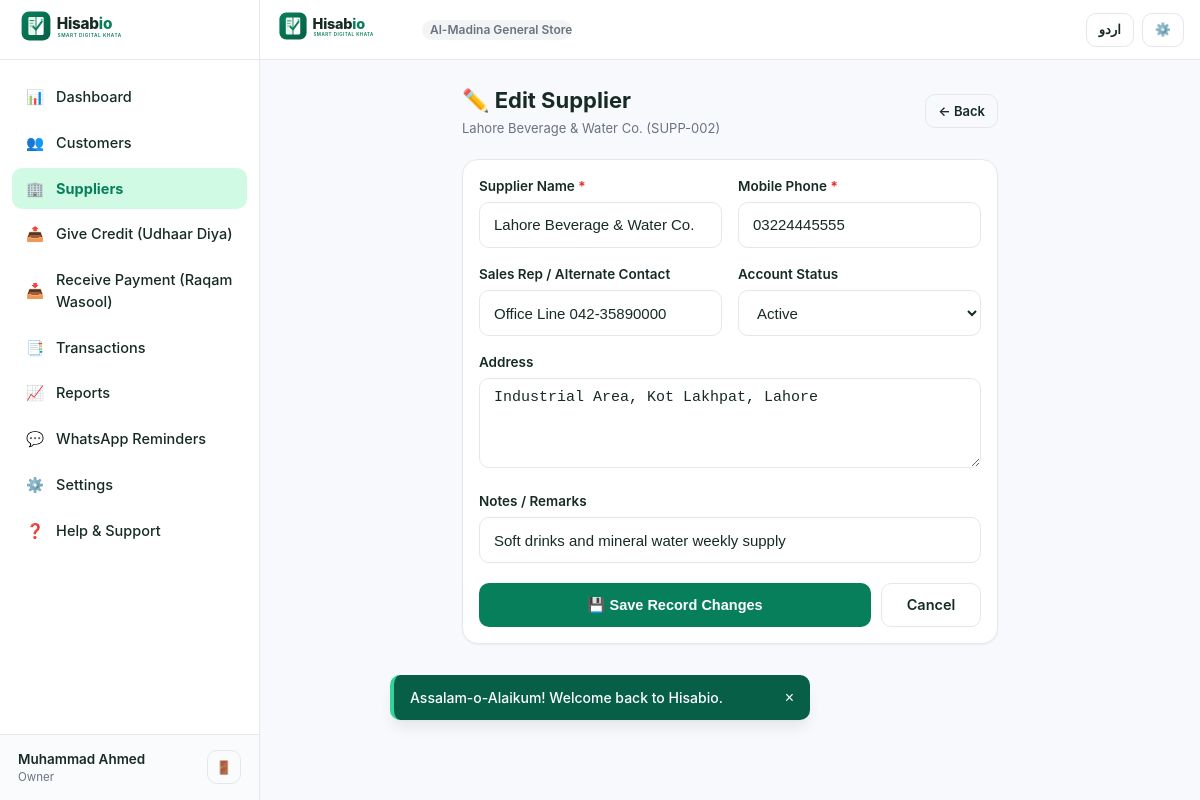
The app's page /supplier-edit.php?id=2 (signed in) with its own data.
### tables this page shows
CREATE TABLE `users` (
  `id` INT UNSIGNED AUTO_INCREMENT PRIMARY KEY,
  `full_name` VARCHAR(150) NOT NULL,
  `email` VARCHAR(191) NULL,
  `mobile` VARCHAR(25) NOT NULL,
  `password_hash` VARCHAR(255) NOT NULL,
  `status` ENUM('active', 'inactive', 'suspended') DEFAULT 'active',
  `created_at` DATETIME NOT NULL DEFAULT CURRENT_TIMESTAMP,
  `updated_at` DATETIME NOT NULL DEFAULT CURRENT_TIMESTAMP ON UPDATE CURRENT_TIMESTAMP,
  UNIQUE KEY `idx_users_mobile` (`mobile`),
  KEY `idx_users_email` (`email`)
);

CREATE TABLE `roles` (
  `id` INT UNSIGNED AUTO_INCREMENT PRIMARY KEY,
  `business_id` INT UNSIGNED NOT NULL,
  `role_name` VARCHAR(100) NOT NULL,
  `permissions` JSON NULL,
  `created_at` DATETIME NOT NULL DEFAULT CURRENT_TIMESTAMP,
  CONSTRAINT `fk_roles_business` FOREIGN KEY (`business_id`) REFERENCES `businesses` (`id`) ON DELETE CASCADE
);

CREATE TABLE `businesses` (
  `id` INT UNSIGNED AUTO_INCREMENT PRIMARY KEY,
  `business_name` VARCHAR(200) NOT NULL,
  `business_code` VARCHAR(50) NOT NULL UNIQUE,
  `owner_user_id` INT UNSIGNED NOT NULL,
  `business_category` VARCHAR(100) DEFAULT 'General Store',
  `logo` VARCHAR(255) NULL,
  `currency` VARCHAR(10) DEFAULT 'PKR',
  `country` VARCHAR(50) DEFAULT 'Pakistan',
  `city` VARCHAR(100) DEFAULT 'Lahore',
  `address` TEXT NULL,
  `phone` VARCHAR(25) NULL,
  `receipt_footer` TEXT NULL,
  `timezone` VARCHAR(50) DEFAULT 'Asia/Karachi',
  `language` VARCHAR(10) DEFAULT 'en',
  `status` ENUM('active', 'inactive') DEFAULT 'active',
  `created_at` DATETIME NOT NULL DEFAULT CURRENT_TIMESTAMP,
  `updated_at` DATETIME NOT NULL DEFAULT CURRENT_TIMESTAMP ON UPDATE CURRENT_TIMESTAMP,
  CONSTRAINT `fk_businesses_owner` FOREIGN KEY (`owner_user_id`) REFERENCES `users` (`id`) ON DELETE CASCADE
);

CREATE TABLE `suppliers` (
  `id` INT UNSIGNED AUTO_INCREMENT PRIMARY KEY,
  `business_id` INT UNSIGNED NOT NULL,
  `supplier_code` VARCHAR(50) NOT NULL,
  `name` VARCHAR(150) NOT NULL,
  `mobile` VARCHAR(25) NOT NULL,
  `alternate_contact` VARCHAR(100) NULL,
  `address` TEXT NULL,
  `notes` TEXT NULL,
  `status` ENUM('active', 'archived') DEFAULT 'active',
  `created_by` INT UNSIGNED NULL,
  `created_at` DATETIME NOT NULL DEFAULT CURRENT_TIMESTAMP,
  `updated_at` DATETIME NOT NULL DEFAULT CURRENT_TIMESTAMP ON UPDATE CURRENT_TIMESTAMP,
  `archived_at` DATETIME NULL,
  UNIQUE KEY `idx_supp_code_bus` (`business_id`, `supplier_code`),
  KEY `idx_supp_mobile_bus` (`business_id`, `mobile`),
  KEY `idx_supp_name_bus` (`business_id`, `name`),
  CONSTRAINT `fk_suppliers_business` FOREIGN KEY (`business_id`) REFERENCES `businesses` (`id`) ON DELETE CASCADE
);

### includes/lang.php (called while the page is built, shortened)
<?php
function get_current_lang(): string {
    return $_SESSION['app_lang'] ?? 'en';
}
function is_rtl(): bool {
    return get_current_lang() === 'ur';
}
function get_translations(): array {
    static $dict = null;
    if ($dict !== null) {
        return $dict;
    }
    return $dict;
}
function __(string $key): string {
    $lang = get_current_lang();
    $translations = get_translations();
    return $translations[$lang][$key] ?? $translations['en'][$key] ?? $key;
}

### includes/auth.php (called while the page is built, shortened)
<?php
function is_logged_in(): bool {
    return !empty($_SESSION['user_id']) && !empty($_SESSION['business_id']);
}
function current_user(): ?array {
    $pdo = get_db();
    $stmt = $pdo->prepare("SELECT id, full_name, email, mobile, status FROM users WHERE id = ?");
    $stmt->execute([$_SESSION['user_id']]);
    $user = $stmt->fetch() ?: null;
    return $user;
}
function current_business(): ?array {
    static $business = null;
    if ($business !== null) {
        return $business;
    }
    $pdo = get_db();
    $stmt = $pdo->prepare("
        SELECT b.*, r.role_name, r.permissions
        FROM businesses b
        JOIN business_users bu ON bu.business_id = b.id
        JOIN roles r ON r.id = bu.role_id
        WHERE b.id = ? AND bu.user_id = ? AND b.status = 'active'
    ");
    $stmt->execute([$_SESSION['business_id'], $_SESSION['user_id']]);
    $business = $stmt->fetch() ?: null;
    return $business;
}

### supplier-edit.php (the view, shortened to what this page needs)
<?php
require_once __DIR__ . '/includes/auth.php';
$biz = current_business();
$biz_id = (int)$biz['id'];
$supplier_id = (int)($_GET['id'] ?? 0);
$pdo = get_db();
$stmt = $pdo->prepare("SELECT * FROM suppliers WHERE id = ? AND business_id = ?");
$stmt->execute([$supplier_id, $biz_id]);
$supplier = $stmt->fetch();
include __DIR__ . '/includes/header.php';
?>
<div class="page-container" style="max-width: 600px;">
  <div class="page-header">
    <div>
      <h1 class="page-title">✏️ Edit Supplier</h1>
      <p class="page-subtitle"><?= htmlspecialchars($supplier['name']) ?> (<?= htmlspecialchars($supplier['supplier_code']) ?>)</p>
    </div>
    <a href="<?= BASE_URL ?>supplier-profile.php?id=<?= $supplier['id'] ?>" class="btn btn-outline btn-sm">
      ← <?= __('back') ?>
    </a>
  </div>
  <div class="card">
    <form method="POST" action="" data-loading-state>
      <div class="form-row">
        <div class="form-group">
          <label class="form-label" for="name">
            <?= __('supplier_name') ?> <span class="required">*</span>
          </label>
          <input
            type="text"
            id="name"
            name="name"
            class="form-control"
            value="<?= htmlspecialchars($supplier['name']) ?>"
            required
          >
        </div>
        <div class="form-group">
          <label class="form-label" for="mobile">
            <?= __('phone') ?> <span class="required">*</span>
          </label>
          <input
            type="tel"
            id="mobile"
            name="mobile"
            class="form-control"
            value="<?= htmlspecialchars($supplier['mobile']) ?>"
            required
          >
        </div>
      </div>
      <div class="form-row">
        <div class="form-group">
          <label class="form-label" for="alternate_contact">Sales Rep / Alternate Contact</label>
          <input
            type="text"
            id="alternate_contact"
            name="alternate_contact"
            class="form-control"
            value="<?= htmlspecialchars($supplier['alternate_contact'] ?? '') ?>"
          >
        </div>
        <div class="form-group">
          <label class="form-label" for="status">Account Status</label>
          <select id="status" name="status" class="form-control">
            <option value="active" <?= $supplier['status'] === 'active' ? 'selected' : '' ?>>Active</option>
          </select>
        </div>
      </div>
      <div class="form-group">
        <label class="form-label" for="address">Address</label>
        <textarea id="address" name="address" class="form-control" rows="2"><?= htmlspecialchars($supplier['address'] ?? '') ?></textarea>
      </div>
      <div class="form-group">
        <label class="form-label" for="notes"><?= __('notes') ?></label>
        <input type="text" id="notes" name="notes" class="form-control" value="<?= htmlspecialchars($supplier['notes'] ?? '') ?>">
      </div>
      <div style="display: flex; gap: 10px; margin-top: 20px;">
        <button type="submit" class="btn btn-primary" style="flex: 1;" data-loading-text="Saving Changes...">
          💾 <?= __('save') ?> Changes
        </button>
        <a href="<?= BASE_URL ?>supplier-profile.php?id=<?= $supplier['id'] ?>" class="btn btn-outline" style="min-width: 100px;">
          <?= __('cancel') ?>
        </a>
      </div>
    </form>
  </div>
</div>
<?php include __DIR__ . '/includes/footer.php'; ?>

### includes/header.php (shortened to what this page needs)
<?php
require_once __DIR__ . '/auth.php';
require_once __DIR__ . '/lang.php';
$current_user = current_user();
$current_business = current_business();
$is_rtl = is_rtl();
$lang = get_current_lang();
?>
<!DOCTYPE html>
<html lang="<?= $lang ?>" dir="<?= $is_rtl ? 'rtl' : 'ltr' ?>">
<head>
  <link rel="stylesheet" href="<?= BASE_URL ?>assets/css/style.css?v=<?= APP_VERSION ?>">
  <link rel="stylesheet" href="<?= BASE_URL ?>assets/css/responsive.css?v=<?= APP_VERSION ?>">
  <link rel="stylesheet" href="<?= BASE_URL ?>assets/css/animations.css?v=<?= APP_VERSION ?>">
  <link rel="stylesheet" href="<?= BASE_URL ?>assets/css/print.css?v=<?= APP_VERSION ?>" media="print">
</head>
<body class="page-enter">
  <div class="app-layout">
    <?php if (is_logged_in()): ?>
      <?php include __DIR__ . '/sidebar.php'; ?>
    <?php endif; ?>
    <main class="main-content">
      <header class="app-header no-print">
        <div class="header-brand">
          <a href="<?= is_logged_in() ? BASE_URL . 'dashboard.php' : BASE_URL . 'login.php' ?>" class="d-flex align-items-center">
            <img src="<?= BASE_URL ?>assets/images/logo.svg" alt="Hisabio Logo">
          </a>
          <?php if ($current_business): ?>
            <span class="badge badge-neutral" style="max-width: 150px; overflow: hidden; text-overflow: ellipsis; white-space: nowrap;">
              <?= htmlspecialchars($current_business['business_name']) ?>
            </span>
          <?php endif; ?>
        </div>
        <div class="header-actions">
          <?php if ($lang === 'en'): ?>
            <a href="?lang=ur" class="btn btn-outline btn-sm" title="اردو میں تبدیل کریں">اردو</a>
          <?php else: ?>
            <a href="?lang=en" class="btn btn-outline btn-sm" title="Switch to English">English</a>
          <?php endif; ?>
          <?php if (is_logged_in()): ?>
            <a href="<?= BASE_URL ?>settings.php" class="btn btn-outline btn-sm" title="<?= __('settings') ?>" aria-label="<?= __('settings') ?>">
              ⚙️
            </a>
          <?php else: ?>
            <a href="<?= BASE_URL ?>login.php" class="btn btn-primary btn-sm"><?= __('login') ?></a>
          <?php endif; ?>
        </div>
      </header>

### includes/sidebar.php
<?php
$current_page = basename($_SERVER['PHP_SELF'] ?? '');
?>
<aside class="app-sidebar no-print">
  <div class="sidebar-header">
    <a href="<?= BASE_URL ?>dashboard.php">
      <img src="<?= BASE_URL ?>assets/images/logo.svg" alt="Hisabio">
    </a>
  </div>
  <nav class="sidebar-nav">
    <a href="<?= BASE_URL ?>dashboard.php" class="sidebar-link <?= $current_page === 'dashboard.php' ? 'active' : '' ?>">
      <span>📊</span>
      <span><?= __('dashboard') ?></span>
    </a>
    <a href="<?= BASE_URL ?>customers.php" class="sidebar-link <?= in_array($current_page, ['customers.php', 'customer-add.php', 'customer-edit.php', 'customer-profile.php', 'customer-ledger.php', 'customer-statement.php'], true) ? 'active' : '' ?>">
      <span>👥</span>
      <span><?= __('customers') ?></span>
    </a>
    <a href="<?= BASE_URL ?>suppliers.php" class="sidebar-link <?= in_array($current_page, ['suppliers.php', 'supplier-add.php', 'supplier-edit.php', 'supplier-profile.php', 'supplier-ledger.php', 'supplier-statement.php'], true) ? 'active' : '' ?>">
      <span>🏢</span>
      <span><?= __('suppliers') ?></span>
    </a>
    <a href="<?= BASE_URL ?>give-credit.php" class="sidebar-link <?= $current_page === 'give-credit.php' ? 'active' : '' ?>">
      <span>📤</span>
      <span><?= __('give_credit') ?></span>
    </a>
    <a href="<?= BASE_URL ?>receive-payment.php" class="sidebar-link <?= $current_page === 'receive-payment.php' ? 'active' : '' ?>">
      <span>📥</span>
      <span><?= __('receive_payment') ?></span>
    </a>
    <a href="<?= BASE_URL ?>transactions.php" class="sidebar-link <?= in_array($current_page, ['transactions.php', 'transaction-details.php', 'transaction-reverse.php'], true) ? 'active' : '' ?>">
      <span>📑</span>
      <span><?= __('transactions') ?></span>
    </a>
    <a href="<?= BASE_URL ?>reports.php" class="sidebar-link <?= $current_page === 'reports.php' ? 'active' : '' ?>">
      <span>📈</span>
      <span><?= __('reports') ?></span>
    </a>
    <a href="<?= BASE_URL ?>reminders.php" class="sidebar-link <?= $current_page === 'reminders.php' ? 'active' : '' ?>">
      <span>💬</span>
      <span><?= __('reminders') ?></span>
    </a>
    <a href="<?= BASE_URL ?>settings.php" class="sidebar-link <?= in_array($current_page, ['settings.php', 'appearance.php', 'security.php', 'backup.php', 'users.php', 'roles.php'], true) ? 'active' : '' ?>">
      <span>⚙️</span>
      <span><?= __('settings') ?></span>
    </a>
    <a href="<?= BASE_URL ?>help.php" class="sidebar-link <?= $current_page === 'help.php' ? 'active' : '' ?>">
      <span>❓</span>
      <span><?= __('help_support') ?></span>
    </a>
  </nav>
  <div class="sidebar-footer">
    <div class="business-pill">
      <span class="business-pill-name"><?= htmlspecialchars($current_user['full_name'] ?? 'User') ?></span>
      <span class="business-pill-role"><?= htmlspecialchars($current_business['role_name'] ?? 'Owner') ?></span>
    </div>
    <a href="<?= BASE_URL ?>logout.php" class="btn btn-outline btn-sm" title="<?= __('logout') ?>" style="padding: 4px 8px;">
      🚪
    </a>
  </div>
</aside>

### records on screen
users: full_name "Muhammad Ahmed"
roles: role_name "Owner", business.business_name "Al-Madina General S…"
suppliers: name "Lahore Beverage & Water Co.", supplier_code "SUPP-002", mobile "03224445555", alternate_contact "Office Line 042-35890000", status "Active", address "Industrial Area, Kot Lakhpat, Lahore", notes "Soft drinks and mineral water weekly supply"

### other values on screen
__('dashboard') "Dashboard"
__('customers') "Customers"
__('suppliers') "Suppliers"
__('give_credit') "Give Credit (Udhaar Diya)"
__('receive_payment') "Receive Payment (Raqam Wasool)"
__('transactions') "Transactions"
__('reports') "Reports"
__('reminders') "WhatsApp Reminders"
__('settings') "Settings"
__('help_support') "Help & Support"
__('back') "Back"
__('supplier_name') "Supplier Name"
__('phone') "Mobile Phone"
__('notes') "Notes / Remarks"
__('save') "Save Record"
